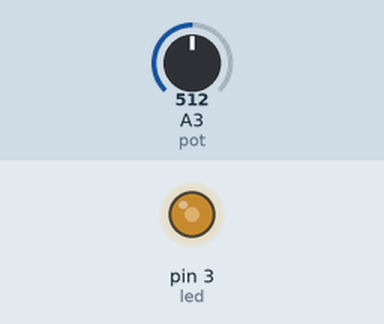
Bench run of a sketch on a simulated Arduino Uno, built with avr-gcc and run on an emulated ATmega328P. Parts: output pins drawn as LEDs (lit = HIGH). The test bench sets the inputs (shaded band); at power-on: A3 (pot) = 512.

Above: at 1.2 s.
1.3 s: A3 (pot) set to 716
At 2.3 s:
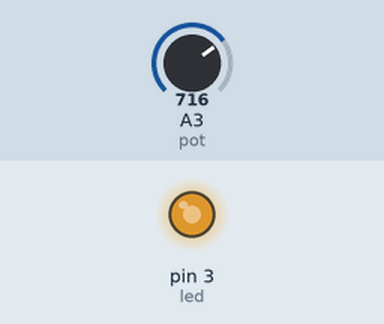
2.8 s: A3 (pot) set to 900
At 3.4 s:
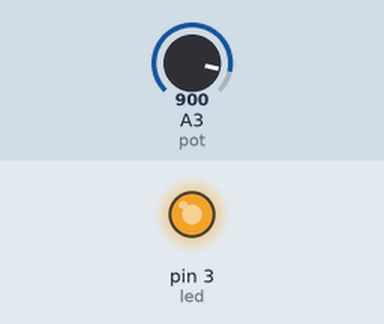
4.3 s: A3 (pot) set to 122
At 5.5 s:
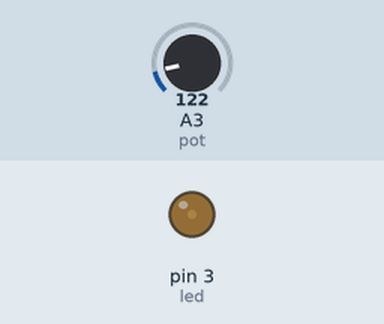
5.8 s: A3 (pot) set to 0
At 6.9 s:
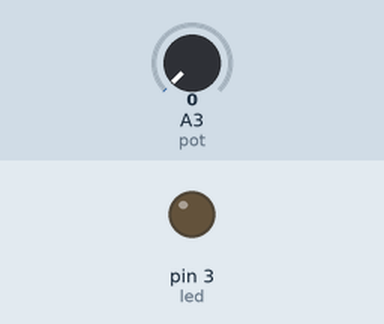
Timing chart, 0 to 8.3 s (numbered marks = the images above; inputs shaded):
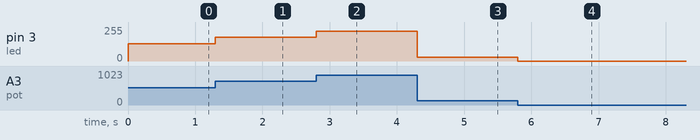

Measured:
- after the input at 1.3 s, pin 3 (led): 128/255 → 179/255 at once
- after the input at 2.8 s, pin 3 (led): 179/255 → 225/255 at once
- after the input at 4.3 s, pin 3 (led): 225/255 → 30/255 at once
- after the input at 5.8 s, pin 3 (led): 30/255 → 0/255 at once

The sketch:

5.PotentiometerLed.ino
```cpp
#define led 3
#define pot A3

void setup() {

}

void loop() {

  int value = analogRead(pot);
  value=value/4;
  //we can use map to change too.
  analogWrite(led,value);
}
```
